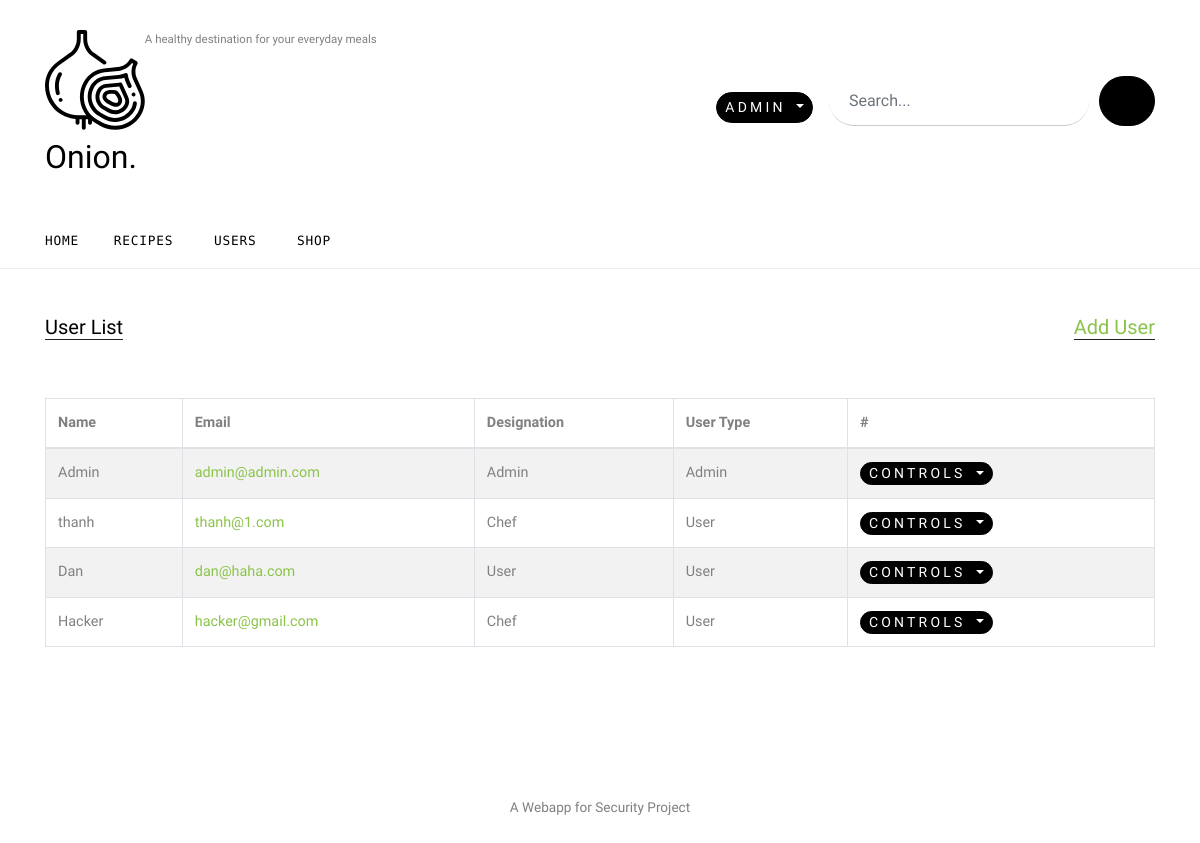
Before: /admin/users (signed in) with the older database file.
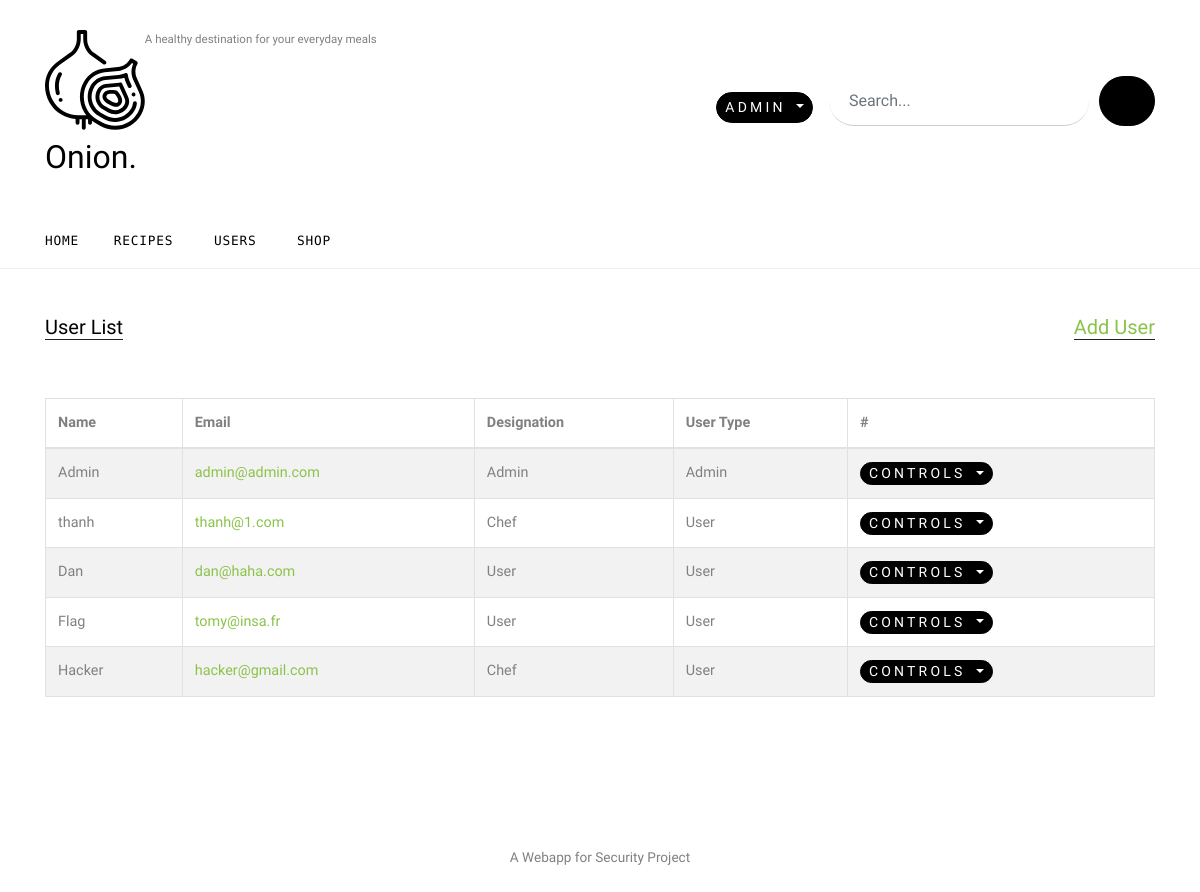
After: the same page with the newer database file.
### App/models.py (models this page shows, shortened)
class User(db.Model):
    id = db.Column(db.Integer, primary_key=True)
    name = db.Column(db.Text, nullable=False)
    username = db.Column(db.String(20), unique=True, nullable=False)
    email = db.Column(db.String(120), unique=True, nullable=False)
    profile_pic = db.Column(db.String(20), nullable=False, default='default_user.jpg')
    password = db.Column(db.String(60), nullable=False)
    type = db.Column(db.String(10), nullable=False)
    designation = db.Column(db.Text, nullable=False)
    ingredient = db.relationship('Ingredient', backref='ing_creator', lazy=True)
    recipes = db.relationship('Recipe', backref='recipe_creator', lazy=True)

### App/views/admin.py (the view)
@admin.route('/users')
def users():
    valid = PassiveControls.validation()
    if valid[0] and valid[2] == "admin":
        users = User.query.all()
        return render_template('admin/users.html', user=valid[3], user_data=users)
    else:
        return render_template("error.html", error=PassiveControls.ErrMsg.access)

### Controls/PassiveControls.py (called while the page is built)
def validation():
    if "id" and "access" and "name" in session:
        return True, session['id'], session['access'], session['name']
    else:
        return False, "None", "None", "None"

### App/templates/admin/users.html (shortened to what this page needs)
{% extends "admin/base.html" %}
{% block content %}
    <div class="site-section">
      <div class="container">
        <div class="row">
          <div class="col-lg-12">
            <div class="row">
              <div class="col-12">
                <div class="section-title">
                  <div class="float-right"><h2> <a href="{{ url_for('admin.add_user') }}">Add User</a> </h2></div>
                  <h2>User List
                  </h2>
                </div>
              </div>
            </div>
            <div class="row">
              <div class="col-md-12">
                <table id="example" class="table table-striped table-bordered" style="width:100%">
        <thead>
            <tr>
                <th>Name</th>
                <th>Email</th>
                <th>Designation</th>
                <th>User Type</th>
                <th>#</th>
            </tr>
        </thead>
        <tbody>
        {% for users in user_data %}
            <tr>
                <td>{{users.name}}</td>
                <td><a href="mailto: {{ users.email }}">{{users.email}}</a></td>
                <td>{{ users.designation }}</td>
                <td>{{ users.type|capitalize }}</td>
                <td>
                  <div class="dropdown d-inline-block p-0">
              <button class="btn btn-primary py-0 px-2 dropdown-toggle" type="button" id="dropdownMenuButton" data-toggle="dropdown" aria-haspopup="true" aria-expanded="false">
                Controls
              </button>
            </div>
                </td>
            </tr>
        {% endfor %}
        </tbody>
    </table>
              </div>
            </div>
          </div>
        </div>
      </div>
    </div>
{% endblock %}e

Changed rows visible on the page:
added User: name "Flag", email "tomy@insa.fr", designation "User", type "User"
